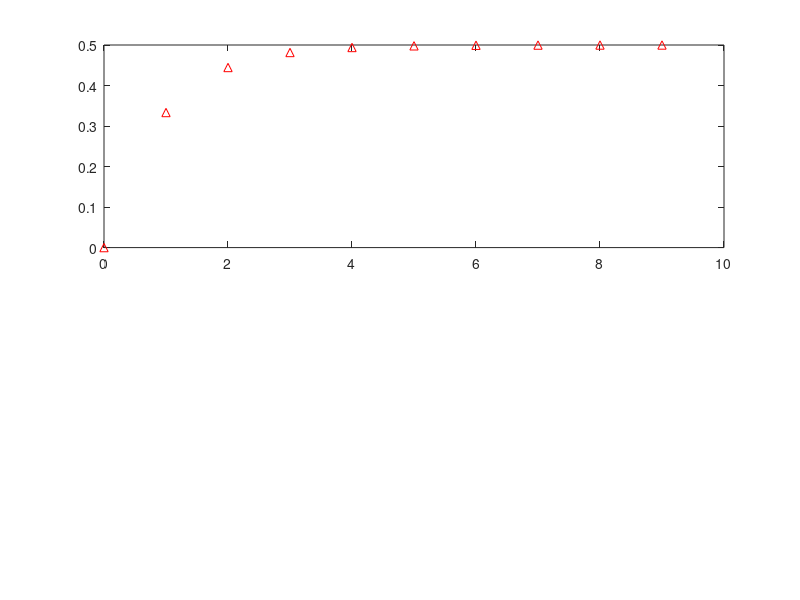

Source code (MATLAB): (Note: this script raises an error after producing the figure.)
Nr = [0 1];
Dr = [3 -4 1];
subplot(2,1,1)
impz(Nr, Dr, 10);
dim = [.09 .46 .5 .5];
[res,pole,k_gains] = residuez(Nr,Dr)

par_eqn = strcat('$ Partial \: fraction \: representation \: of \: H(z)= ',  makeEqn1(res, pole, k_gains), '$');
title('Impulse Response - Using impz function')

% annotation('textbox',dim , 'String',par_eqn,'Interpreter', "latex" , 'FitBoxToText','on', 'FontSize',18');

n = 0:9;
u_n = n>= 0;
i_n = n == 0;
h_n = 0.5 * u_n - 0.5 * (0.33333 .^ n) .* (u_n);
y_n = conv(h_n, i_n);
y_n = h_n(1:10);

subplot(2,1,2);
stem(n, y_n, "r",'filled');
title('Impulse Response - conv unit impulse with h(n)')
xlabel('n (samples)');
ylabel('Amplitude')


function eqn=makeEqn1(ro, po, ko)
    eqn='';
    for i=1:length(ro)
        if i==length(ro)
        eqn = strcat(eqn, '\frac{ ', num2str(ro(i)), '}{1 - z^{-1}(', num2str(po(i)), ')', '}');
        else
        eqn = strcat(eqn, '\frac{ ', num2str(ro(i)), '}{1 - z^{-1}(', num2str(po(i)), ')', '}', '+');
        end
    end
end
